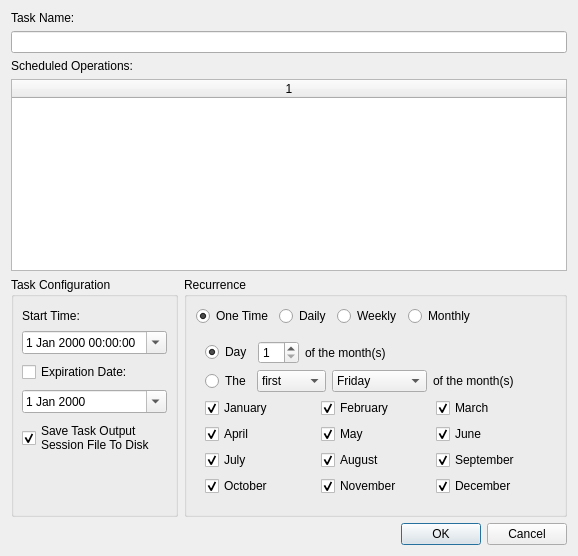
<?xml version="1.0" encoding="UTF-8"?>
<ui version="4.0">
 <class>EditTaskDialog</class>
 <widget class="QDialog" name="EditTaskDialog">
  <property name="geometry">
   <rect>
    <x>0</x>
    <y>0</y>
    <width>578</width>
    <height>556</height>
   </rect>
  </property>
  <property name="windowTitle">
   <string>Dialog</string>
  </property>
  <layout class="QVBoxLayout" name="verticalLayout_3">
   <item>
    <widget class="QLabel" name="label_2">
     <property name="text">
      <string>Task Name:</string>
     </property>
    </widget>
   </item>
   <item>
    <widget class="QLineEdit" name="taskName"/>
   </item>
   <item>
    <widget class="QLabel" name="label">
     <property name="text">
      <string>Scheduled Operations:</string>
     </property>
    </widget>
   </item>
   <item>
    <widget class="QTableWidget" name="scheduledOperationsTable">
     <property name="sizePolicy">
      <sizepolicy hsizetype="Expanding" vsizetype="Expanding">
       <horstretch>0</horstretch>
       <verstretch>1</verstretch>
      </sizepolicy>
     </property>
     <property name="editTriggers">
      <set>QAbstractItemView::NoEditTriggers</set>
     </property>
     <property name="columnCount">
      <number>1</number>
     </property>
     <attribute name="horizontalHeaderStretchLastSection">
      <bool>true</bool>
     </attribute>
     <column/>
    </widget>
   </item>
   <item>
    <layout class="QHBoxLayout" name="horizontalLayout_4">
     <item>
      <widget class="QGroupBox" name="groupBox">
       <property name="enabled">
        <bool>true</bool>
       </property>
       <property name="sizePolicy">
        <sizepolicy hsizetype="Preferred" vsizetype="Preferred">
         <horstretch>0</horstretch>
         <verstretch>0</verstretch>
        </sizepolicy>
       </property>
       <property name="minimumSize">
        <size>
         <width>0</width>
         <height>0</height>
        </size>
       </property>
       <property name="title">
        <string>Task Configuration</string>
       </property>
       <layout class="QVBoxLayout" name="verticalLayout_6">
        <property name="spacing">
         <number>8</number>
        </property>
        <property name="leftMargin">
         <number>8</number>
        </property>
        <property name="topMargin">
         <number>12</number>
        </property>
        <property name="rightMargin">
         <number>8</number>
        </property>
        <property name="bottomMargin">
         <number>8</number>
        </property>
        <item>
         <widget class="QLabel" name="label_5">
          <property name="sizePolicy">
           <sizepolicy hsizetype="Fixed" vsizetype="Fixed">
            <horstretch>0</horstretch>
            <verstretch>0</verstretch>
           </sizepolicy>
          </property>
          <property name="text">
           <string>Start Time:</string>
          </property>
         </widget>
        </item>
        <item>
         <widget class="QDateTimeEdit" name="startDateTime">
          <property name="calendarPopup">
           <bool>true</bool>
          </property>
         </widget>
        </item>
        <item>
         <widget class="QCheckBox" name="expirationCheckBox">
          <property name="text">
           <string>Expiration Date:</string>
          </property>
         </widget>
        </item>
        <item>
         <widget class="QDateEdit" name="expirationDate">
          <property name="calendarPopup">
           <bool>true</bool>
          </property>
         </widget>
        </item>
        <item>
         <widget class="QCheckBox" name="saveTaskOutputCheckBox">
          <property name="text">
           <string>Save Task Output
Session File To Disk</string>
          </property>
          <property name="checked">
           <bool>true</bool>
          </property>
         </widget>
        </item>
        <item>
         <spacer name="verticalSpacer_2">
          <property name="orientation">
           <enum>Qt::Vertical</enum>
          </property>
          <property name="sizeHint" stdset="0">
           <size>
            <width>20</width>
            <height>40</height>
           </size>
          </property>
         </spacer>
        </item>
       </layout>
      </widget>
     </item>
     <item>
      <widget class="QGroupBox" name="recurrenceGroupBox">
       <property name="title">
        <string>Recurrence</string>
       </property>
       <layout class="QVBoxLayout" name="verticalLayout">
        <item>
         <layout class="QHBoxLayout" name="horizontalLayout_5">
          <property name="leftMargin">
           <number>0</number>
          </property>
          <property name="topMargin">
           <number>0</number>
          </property>
          <property name="rightMargin">
           <number>0</number>
          </property>
          <property name="bottomMargin">
           <number>0</number>
          </property>
          <item>
           <widget class="QRadioButton" name="OneTimeRadio">
            <property name="text">
             <string>One Time</string>
            </property>
            <property name="checked">
             <bool>true</bool>
            </property>
           </widget>
          </item>
          <item>
           <widget class="QRadioButton" name="DailyRadio">
            <property name="text">
             <string>Daily</string>
            </property>
           </widget>
          </item>
          <item>
           <widget class="QRadioButton" name="WeeklyRadio">
            <property name="text">
             <string>Weekly</string>
            </property>
           </widget>
          </item>
          <item>
           <widget class="QRadioButton" name="MonthlyRadio">
            <property name="text">
             <string>Monthly</string>
            </property>
           </widget>
          </item>
          <item>
           <spacer name="horizontalSpacer_2">
            <property name="orientation">
             <enum>Qt::Horizontal</enum>
            </property>
            <property name="sizeHint" stdset="0">
             <size>
              <width>40</width>
              <height>20</height>
             </size>
            </property>
           </spacer>
          </item>
         </layout>
        </item>
        <item>
         <widget class="QStackedWidget" name="stackedWidget">
          <property name="currentIndex">
           <number>3</number>
          </property>
          <widget class="QWidget" name="oneTimePage"/>
          <widget class="QWidget" name="dailyPage">
           <layout class="QGridLayout" name="gridLayout_3">
            <property name="leftMargin">
             <number>0</number>
            </property>
            <property name="topMargin">
             <number>0</number>
            </property>
            <property name="rightMargin">
             <number>0</number>
            </property>
            <property name="bottomMargin">
             <number>0</number>
            </property>
            <item row="0" column="0">
             <layout class="QVBoxLayout" name="verticalLayout_2">
              <item>
               <layout class="QHBoxLayout" name="horizontalLayout_2">
                <item>
                 <widget class="QLabel" name="label_4">
                  <property name="text">
                   <string>Recur every:</string>
                  </property>
                 </widget>
                </item>
                <item>
                 <widget class="QLineEdit" name="everyNDaysEdit">
                  <property name="maximumSize">
                   <size>
                    <width>40</width>
                    <height>16777215</height>
                   </size>
                  </property>
                 </widget>
                </item>
                <item>
                 <widget class="QLabel" name="label_3">
                  <property name="text">
                   <string>days</string>
                  </property>
                 </widget>
                </item>
                <item>
                 <spacer name="horizontalSpacer">
                  <property name="orientation">
                   <enum>Qt::Horizontal</enum>
                  </property>
                  <property name="sizeHint" stdset="0">
                   <size>
                    <width>40</width>
                    <height>20</height>
                   </size>
                  </property>
                 </spacer>
                </item>
               </layout>
              </item>
              <item>
               <spacer name="verticalSpacer">
                <property name="orientation">
                 <enum>Qt::Vertical</enum>
                </property>
                <property name="sizeHint" stdset="0">
                 <size>
                  <width>20</width>
                  <height>40</height>
                 </size>
                </property>
               </spacer>
              </item>
             </layout>
            </item>
           </layout>
          </widget>
          <widget class="QWidget" name="weeklyPage">
           <layout class="QVBoxLayout" name="verticalLayout_7">
            <item>
             <layout class="QHBoxLayout" name="horizontalLayout">
              <item>
               <widget class="QLabel" name="label_6">
                <property name="text">
                 <string>Recur Every:</string>
                </property>
               </widget>
              </item>
              <item>
               <widget class="QLineEdit" name="everyNWeeksEdit">
                <property name="maximumSize">
                 <size>
                  <width>40</width>
                  <height>16777215</height>
                 </size>
                </property>
               </widget>
              </item>
              <item>
               <widget class="QLabel" name="label_7">
                <property name="text">
                 <string>Weeks on:</string>
                </property>
               </widget>
              </item>
              <item>
               <spacer name="horizontalSpacer_3">
                <property name="orientation">
                 <enum>Qt::Horizontal</enum>
                </property>
                <property name="sizeHint" stdset="0">
                 <size>
                  <width>40</width>
                  <height>20</height>
                 </size>
                </property>
               </spacer>
              </item>
             </layout>
            </item>
            <item>
             <layout class="QGridLayout" name="gridLayout">
              <item row="0" column="0">
               <widget class="QCheckBox" name="sundayCheckBox">
                <property name="text">
                 <string>Sunday</string>
                </property>
               </widget>
              </item>
              <item row="1" column="0">
               <widget class="QCheckBox" name="thursdayCheckBox">
                <property name="text">
                 <string>Thursday</string>
                </property>
               </widget>
              </item>
              <item row="0" column="1">
               <widget class="QCheckBox" name="mondayCheckBox">
                <property name="text">
                 <string>Monday</string>
                </property>
               </widget>
              </item>
              <item row="1" column="1">
               <widget class="QCheckBox" name="fridayCheckBox">
                <property name="text">
                 <string>Friday</string>
                </property>
               </widget>
              </item>
              <item row="1" column="2">
               <widget class="QCheckBox" name="saturdayCheckBox">
                <property name="text">
                 <string>Saturday</string>
                </property>
               </widget>
              </item>
              <item row="0" column="2">
               <widget class="QCheckBox" name="tuesdayCheckBox">
                <property name="text">
                 <string>Tuesday</string>
                </property>
               </widget>
              </item>
              <item row="0" column="3">
               <widget class="QCheckBox" name="wednesdayCheckBox">
                <property name="text">
                 <string>Wednesday</string>
                </property>
               </widget>
              </item>
             </layout>
            </item>
            <item>
             <spacer name="verticalSpacer_3">
              <property name="orientation">
               <enum>Qt::Vertical</enum>
              </property>
              <property name="sizeHint" stdset="0">
               <size>
                <width>20</width>
                <height>40</height>
               </size>
              </property>
             </spacer>
            </item>
           </layout>
          </widget>
          <widget class="QWidget" name="monthlyPage">
           <layout class="QVBoxLayout" name="verticalLayout_5">
            <item>
             <layout class="QHBoxLayout" name="horizontalLayout_3">
              <item>
               <widget class="QRadioButton" name="dayRadioButton">
                <property name="sizePolicy">
                 <sizepolicy hsizetype="Maximum" vsizetype="Fixed">
                  <horstretch>0</horstretch>
                  <verstretch>0</verstretch>
                 </sizepolicy>
                </property>
                <property name="text">
                 <string>Day</string>
                </property>
                <property name="checked">
                 <bool>true</bool>
                </property>
               </widget>
              </item>
              <item>
               <widget class="QSpinBox" name="dayNMonthSpinBox">
                <property name="minimum">
                 <number>1</number>
                </property>
                <property name="maximum">
                 <number>31</number>
                </property>
               </widget>
              </item>
              <item>
               <widget class="QLabel" name="ofTheMonthLabel">
                <property name="text">
                 <string>of the month(s)</string>
                </property>
               </widget>
              </item>
              <item>
               <spacer name="horizontalSpacer_5">
                <property name="orientation">
                 <enum>Qt::Horizontal</enum>
                </property>
                <property name="sizeHint" stdset="0">
                 <size>
                  <width>40</width>
                  <height>20</height>
                 </size>
                </property>
               </spacer>
              </item>
             </layout>
            </item>
            <item>
             <layout class="QHBoxLayout" name="horizontalLayout_6">
              <item>
               <widget class="QRadioButton" name="theRadioButton">
                <property name="sizePolicy">
                 <sizepolicy hsizetype="Maximum" vsizetype="Fixed">
                  <horstretch>0</horstretch>
                  <verstretch>0</verstretch>
                 </sizepolicy>
                </property>
                <property name="text">
                 <string>The</string>
                </property>
               </widget>
              </item>
              <item>
               <widget class="QComboBox" name="whichTimeComboBox">
                <item>
                 <property name="text">
                  <string>first</string>
                 </property>
                </item>
                <item>
                 <property name="text">
                  <string>second</string>
                 </property>
                </item>
                <item>
                 <property name="text">
                  <string>third</string>
                 </property>
                </item>
                <item>
                 <property name="text">
                  <string>fourth</string>
                 </property>
                </item>
                <item>
                 <property name="text">
                  <string>last</string>
                 </property>
                </item>
               </widget>
              </item>
              <item>
               <widget class="QComboBox" name="dayOfTheWeekComboBox">
                <property name="currentIndex">
                 <number>5</number>
                </property>
                <item>
                 <property name="text">
                  <string>Sunday</string>
                 </property>
                </item>
                <item>
                 <property name="text">
                  <string>Monday</string>
                 </property>
                </item>
                <item>
                 <property name="text">
                  <string>Tuesday</string>
                 </property>
                </item>
                <item>
                 <property name="text">
                  <string>Wednesday</string>
                 </property>
                </item>
                <item>
                 <property name="text">
                  <string>Thursday</string>
                 </property>
                </item>
                <item>
                 <property name="text">
                  <string>Friday</string>
                 </property>
                </item>
                <item>
                 <property name="text">
                  <string>Saturday</string>
                 </property>
                </item>
               </widget>
              </item>
              <item>
               <widget class="QLabel" name="ofTheMonthLabel2">
                <property name="text">
                 <string>of the month(s)</string>
                </property>
               </widget>
              </item>
              <item>
               <spacer name="horizontalSpacer_4">
                <property name="orientation">
                 <enum>Qt::Horizontal</enum>
                </property>
                <property name="sizeHint" stdset="0">
                 <size>
                  <width>40</width>
                  <height>20</height>
                 </size>
                </property>
               </spacer>
              </item>
             </layout>
            </item>
            <item>
             <layout class="QGridLayout" name="gridLayout_2">
              <item row="0" column="0">
               <widget class="QCheckBox" name="januaryCheckBox">
                <property name="text">
                 <string>January</string>
                </property>
                <property name="checked">
                 <bool>true</bool>
                </property>
               </widget>
              </item>
              <item row="1" column="2">
               <widget class="QCheckBox" name="juneCheckBox">
                <property name="text">
                 <string>June</string>
                </property>
                <property name="checked">
                 <bool>true</bool>
                </property>
               </widget>
              </item>
              <item row="2" column="0">
               <widget class="QCheckBox" name="julyCheckBox">
                <property name="text">
                 <string>July</string>
                </property>
                <property name="checked">
                 <bool>true</bool>
                </property>
               </widget>
              </item>
              <item row="0" column="1">
               <widget class="QCheckBox" name="februaryCheckBox">
                <property name="text">
                 <string>February</string>
                </property>
                <property name="checked">
                 <bool>true</bool>
                </property>
               </widget>
              </item>
              <item row="0" column="2">
               <widget class="QCheckBox" name="marchCheckBox">
                <property name="text">
                 <string>March</string>
                </property>
                <property name="checked">
                 <bool>true</bool>
                </property>
               </widget>
              </item>
              <item row="2" column="2">
               <widget class="QCheckBox" name="septemberCheckBox">
                <property name="text">
                 <string>September</string>
                </property>
                <property name="checked">
                 <bool>true</bool>
                </property>
               </widget>
              </item>
              <item row="1" column="0">
               <widget class="QCheckBox" name="aprilCheckBox">
                <property name="text">
                 <string>April</string>
                </property>
                <property name="checked">
                 <bool>true</bool>
                </property>
               </widget>
              </item>
              <item row="1" column="1">
               <widget class="QCheckBox" name="mayCheckBox">
                <property name="text">
                 <string>May</string>
                </property>
                <property name="checked">
                 <bool>true</bool>
                </property>
               </widget>
              </item>
              <item row="2" column="1">
               <widget class="QCheckBox" name="augustCheckBox">
                <property name="text">
                 <string>August</string>
                </property>
                <property name="checked">
                 <bool>true</bool>
                </property>
               </widget>
              </item>
              <item row="3" column="0">
               <widget class="QCheckBox" name="octoberCheckBox">
                <property name="text">
                 <string>October</string>
                </property>
                <property name="checked">
                 <bool>true</bool>
                </property>
               </widget>
              </item>
              <item row="3" column="1">
               <widget class="QCheckBox" name="novemberCheckBox">
                <property name="text">
                 <string>November</string>
                </property>
                <property name="checked">
                 <bool>true</bool>
                </property>
               </widget>
              </item>
              <item row="3" column="2">
               <widget class="QCheckBox" name="decemberCheckBox">
                <property name="text">
                 <string>December</string>
                </property>
                <property name="checked">
                 <bool>true</bool>
                </property>
               </widget>
              </item>
             </layout>
            </item>
           </layout>
          </widget>
         </widget>
        </item>
       </layout>
      </widget>
     </item>
    </layout>
   </item>
   <item>
    <widget class="QDialogButtonBox" name="buttonBoxOkCancel">
     <property name="standardButtons">
      <set>QDialogButtonBox::Cancel|QDialogButtonBox::Ok</set>
     </property>
    </widget>
   </item>
  </layout>
 </widget>
 <resources/>
 <connections/>
</ui>
